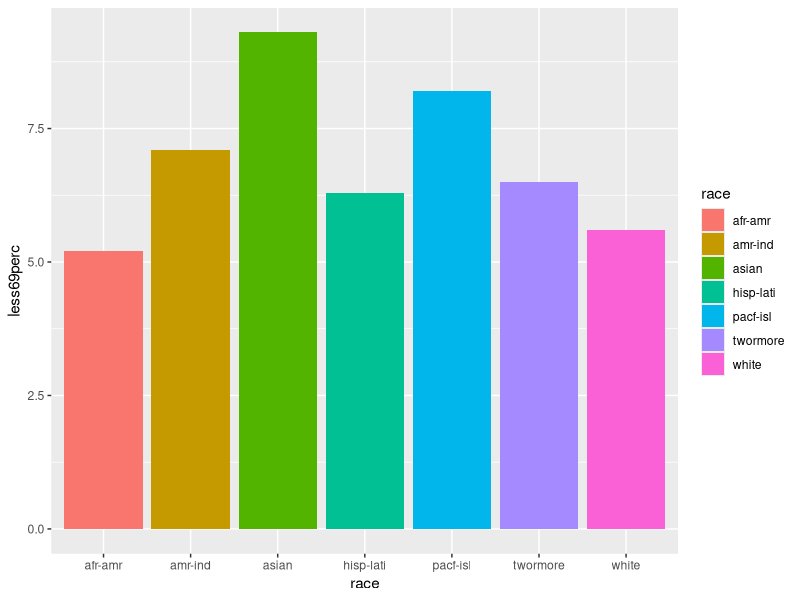
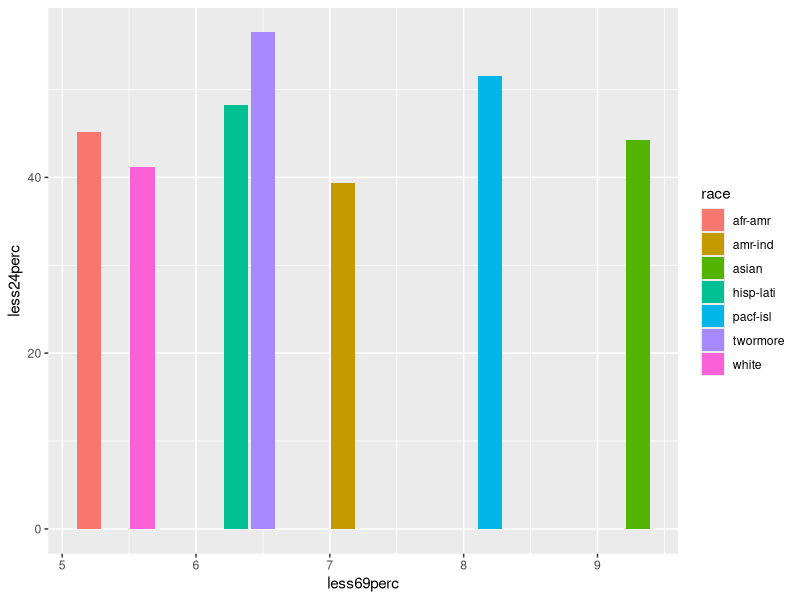

Write the R code that produced these figures, in order.
# Reference: This script was created to answer this question (https://stackoverflow.com/questions/46678561/creating-a-grouped-barplot-in-r-using-ggplot/46682982#46682982) asked on SO
# create some reproducible data
race<- c("white","afr-amr","amr-ind","asian","pacf-isl","twormore","hisp-lati")
less5perc<- c(1.6,2.4,5.4,3.4,2.4,1.8,2.3)
less24perc<- c(41.2,45.2,39.4,44.3,51.5,56.5,48.2)
less49perc<- c(25.3,22.3,27.2,30.3,28.8,29.2,31.2)
less69perc<- c(5.6,5.2,7.1,9.3,8.2,6.5,6.3)
less99perc<- c(3.3,4.3,4.1,3.2,4.5,5.1,3.4)
grt100perc<- c(6.1,7.2,8.4,9.3,7.5,8.3,6.5)

df<- data.frame(race,less5perc,less24perc,less49perc,less69perc,less99perc,grt100perc)

# With ggplot2
require(ggplot2)
ggplot(df, aes(x=race, y=less69perc, fill=race)) +
  geom_bar(stat = "identity", position=position_dodge())

ggplot(df, aes(x=less69perc, y=less24perc, fill=race)) +
  geom_bar(stat = "identity", position=position_dodge())
